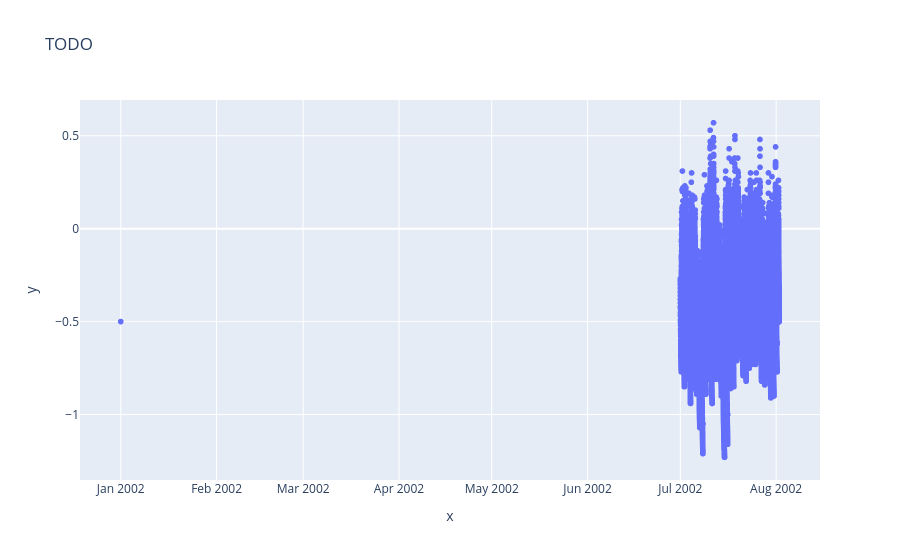

Notebook code for this chart:
### Code cell
import plotly.express as px

px.scatter(x=df['🕰️'], y=df['pmv'], title='Baseline')
px.scatter(x=train['🕰️'], y=train['pmv'], title='TODO')

### Figure 1 — Plotly figure (JSON) as saved in the notebook; plotly's stock layout.template omitted (floating-point values rounded to 4 significant figures; data arrays with more than 128 entries replaced by an {"elided": "..."} marker saying what was removed)
{"data": [{"hovertemplate": "x=%{x}<br>y=%{y}<extra></extra>", "legendgroup": "", "marker": {"color": "#636efa", "symbol": "circle"}, "mode": "markers", "name": "", "showlegend": false, "type": "scattergl", "x": {"elided": "36864 str values"}, "xaxis": "x", "y": {"elided": "36864 float values"}, "yaxis": "y"}], "layout": {"legend": {"tracegroupgap": 0}, "title": {"text": "TODO"}, "xaxis": {"anchor": "y", "domain": [0, 1], "title": {"text": "x"}}, "yaxis": {"anchor": "x", "domain": [0, 1], "title": {"text": "y"}}}}
